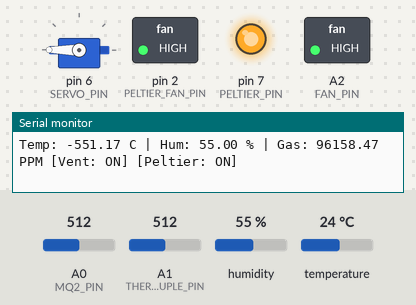
The sketch below on a simulated Arduino Uno, built with avr-gcc and run on an emulated ATmega328P. Parts: servo, switched loads named in the sketch (green lamp = pin HIGH), output pins drawn as LEDs (lit = HIGH), the last lines printed to the serial monitor. The test bench sets the inputs (shaded band); at power-on: humidity 55 %, A0 (MQ2_PIN) = 512, A1 (THERMOCOUPLE_PIN) = 512, temperature 24 °C.

Above: at 1.2 s.
1.3 s: humidity set to 48 %
7.5 s: humidity set to 45 %
At 9.7 s:
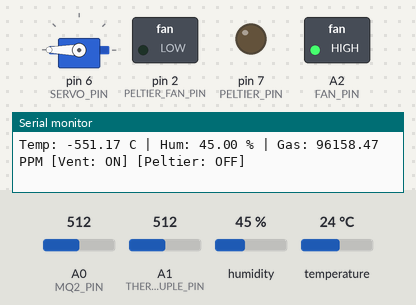
10.1 s: A0 (MQ2_PIN) set to 45
11.9 s: A0 (MQ2_PIN) set to 38
At 14.0 s:
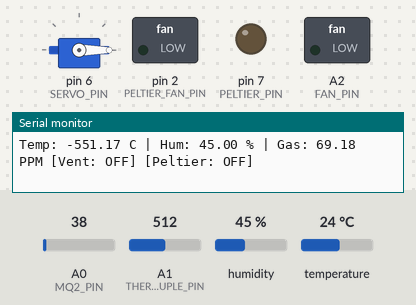
14.3 s: humidity set to 49 %
16.2 s: humidity set to 52 %
At 18.5 s:
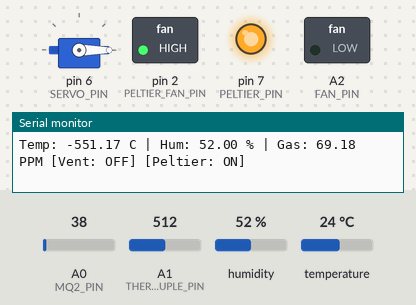
Timing chart, 0 to 19.6 s (numbered marks = the images above; inputs shaded):
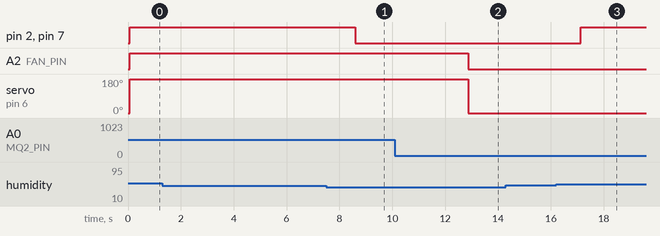

The sketch:

Smart_Exhaust_System.ino
```cpp
/*
 * Smart Exhaust System - Final Firmware (PPM Version)
 */

#include <Servo.h>
#include <DHT.h>

// --- Pin Definitions ---
#define PELTIER_PIN 7
#define PELTIER_FAN_PIN 2
#define FAN_PIN A2
#define THERMOCOUPLE_PIN A1
#define MQ2_PIN A0
#define HUMIDITY_PIN 3
#define SERVO_PIN 6

// --- System Thresholds ---
#define TEMP_THRESHOLD 45.0     // Degrees Celsius
#define HUMIDITY_THRESHOLD 50   // Relative Humidity %
#define GAS_PPM_THRESHOLD 100   // Threshold in PPM (e.g., 100-200 for warning)

// --- Actuator Settings ---
#define FAN_SPEED 255
#define SERVO_CLOSED 0
#define SERVO_OPEN 180

// --- Calibration Constants ---
#define THERMO_A -1.5306
#define THERMO_B 232.5009

// --- MQ-2 Gas Sensor Constants ---
// REPLACE THIS VALUE with the R0 you found in the calibration sketch!
float R0 = 10.0;

// Curve constants for LPG/Smoke (Standard MQ-2 Curve)
const float MQ2_A = 574.25;
const float MQ2_B = -2.222;

// --- Object Initialization ---
#define DHT_TYPE DHT11
DHT dht(HUMIDITY_PIN, DHT_TYPE);
Servo ventServo;

// --- Global Variables ---
float temperature = 0;
float humidity = 0;
float gasPPM = 0;

bool ventActive = false;
bool fanActive = false;
bool peltierActive = false;

void setup() {
  Serial.begin(9600);

  pinMode(PELTIER_PIN, OUTPUT);
  pinMode(PELTIER_FAN_PIN, OUTPUT);
  pinMode(FAN_PIN, OUTPUT);

  ventServo.attach(SERVO_PIN);
  ventServo.write(SERVO_CLOSED);

  dht.begin();

  // Ensure OFF state
  digitalWrite(PELTIER_PIN, LOW);
  digitalWrite(PELTIER_FAN_PIN, LOW);
  analogWrite(FAN_PIN, 0);

  Serial.println("System Started - PPM Mode");
}

void loop() {
  readSensors();
  processVentilation();
  processHumidity();
  printStatus();

  delay(1000);
}

void readSensors() {
  // 1. Thermocouple (Smoothed)
  long thermoSum = 0;
  for(int i=0; i<20; i++) {
    thermoSum += analogRead(THERMOCOUPLE_PIN);
    delay(2);
  }
  float thermoAvg = thermoSum / 20.0;
  temperature = (THERMO_A * thermoAvg) + THERMO_B;

  // 2. DHT11 Humidity
  float h = dht.readHumidity();
  if (!isnan(h)) humidity = h;

  // 3. MQ-2 Gas in PPM
  float mq_adc = analogRead(MQ2_PIN);
  float sensor_volt = (mq_adc / 1023.0) * 5.0;

  // Calculate RS (Sensor Resistance)
  // Note: Using simplified RS calc to match calibration method
  float RS = (5.0 - sensor_volt) / sensor_volt;

  // Calculate Ratio
  float ratio = RS / R0;

  // Calculate PPM using Power Law: PPM = a * (ratio)^b
  gasPPM = MQ2_A * pow(ratio, MQ2_B);
}

void processVentilation() {
  // Trigger if Temp is high OR Gas PPM is high
  bool needVentilation = (temperature > TEMP_THRESHOLD) || (gasPPM > GAS_PPM_THRESHOLD);

  if (needVentilation) {
    if (!ventActive) {
      ventServo.write(SERVO_OPEN);
      ventActive = true;
    }
    if (!fanActive) {
      analogWrite(FAN_PIN, FAN_SPEED);
      fanActive = true;
    }
  } else {
    // Hysteresis: Only turn off if significantly below threshold to prevent flapping
    // (e.g., Temp < Threshold - 2 AND Gas < Threshold - 10)
    if (temperature < (TEMP_THRESHOLD - 2.0) && gasPPM < (GAS_PPM_THRESHOLD - 10.0)) {
      if (ventActive) {
        ventServo.write(SERVO_CLOSED);
        ventActive = false;
      }
      if (fanActive) {
        analogWrite(FAN_PIN, 0);
        fanActive = false;
      }
    }
  }
}

void processHumidity() {
  if (humidity > HUMIDITY_THRESHOLD) {
    if (!peltierActive) {
      digitalWrite(PELTIER_PIN, HIGH);
      digitalWrite(PELTIER_FAN_PIN, HIGH);
      peltierActive = true;
    }
  } else {
    // Humidity Hysteresis (Wait until 3% below threshold)
    if (humidity < (HUMIDITY_THRESHOLD - 3.0)) {
      if (peltierActive) {
        digitalWrite(PELTIER_PIN, LOW);
        digitalWrite(PELTIER_FAN_PIN, LOW);
        peltierActive = false;
      }
    }
  }
}

void printStatus() {
  Serial.print("Temp: "); Serial.print(temperature); Serial.print(" C | ");
  Serial.print("Hum: "); Serial.print(humidity); Serial.print(" % | ");
  Serial.print("Gas: "); Serial.print(gasPPM); Serial.print(" PPM");

  Serial.print(" [Vent: "); Serial.print(ventActive ? "ON" : "OFF");
  Serial.print("] [Peltier: "); Serial.print(peltierActive ? "ON" : "OFF");
  Serial.println("]");
}
```

Measured:
- the behaviour switches between 47 and 46 % on humidity (found by bisection; images 0 and 1)
- the behaviour switches between 43 and 42 on A0 (MQ2_PIN) (found by bisection; images 1 and 2)
- the behaviour switches between 50 and 51 % on humidity (found by bisection; images 2 and 3)
- after the input at 7.5 s, pin 2 (PELTIER_FAN_PIN), pin 7 (PELTIER_PIN): HIGH → LOW after 1.1 s
- after the input at 11.9 s, A2 (FAN_PIN): HIGH → LOW after 0.97 s; servo on pin 6 (SERVO_PIN): 180° → 0° after 0.97 s
- after the input at 16.2 s, pin 2 (PELTIER_FAN_PIN), pin 7 (PELTIER_PIN): LOW → HIGH after 0.93 s
